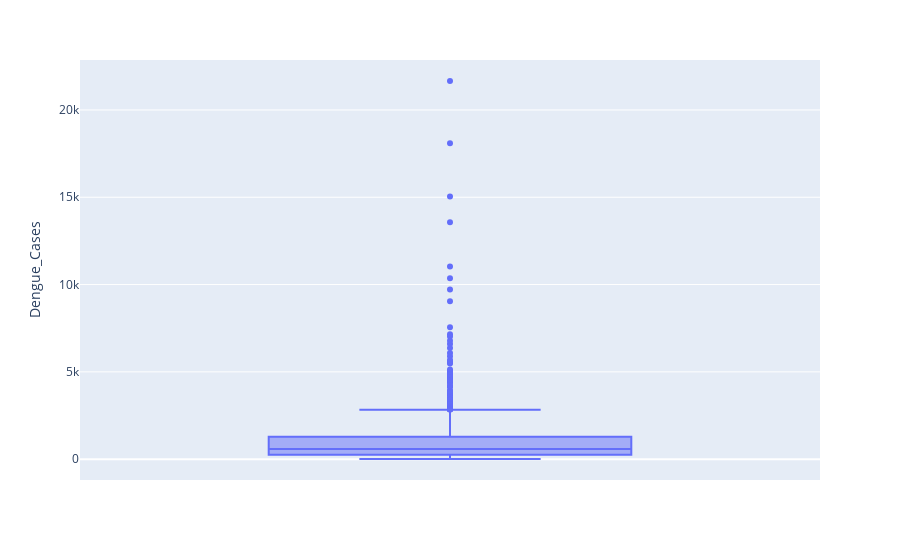

Here is the notebook cell this chart was saved with:
### Code cell
#checking for outliers for dengue cases
fig = px.box(cases_df, y="Dengue_Cases")
fig.show()

### Figure 1 — Plotly figure (JSON) as saved in the notebook; plotly's stock layout.template omitted (floating-point values rounded to 4 significant figures; data arrays with more than 128 entries replaced by an {"elided": "..."} marker saying what was removed)
{"data": [{"alignmentgroup": "True", "hovertemplate": "Dengue_Cases=%{y}<extra></extra>", "legendgroup": "", "marker": {"color": "#636efa"}, "name": "", "notched": false, "offsetgroup": "", "orientation": "v", "showlegend": false, "type": "box", "x0": " ", "xaxis": "x", "y": {"elided": "1020 int values"}, "y0": " ", "yaxis": "y"}], "layout": {"boxmode": "group", "legend": {"tracegroupgap": 0}, "margin": {"t": 60}, "xaxis": {"anchor": "y", "domain": [0, 1]}, "yaxis": {"anchor": "x", "domain": [0, 1], "title": {"text": "Dengue_Cases"}}}}
